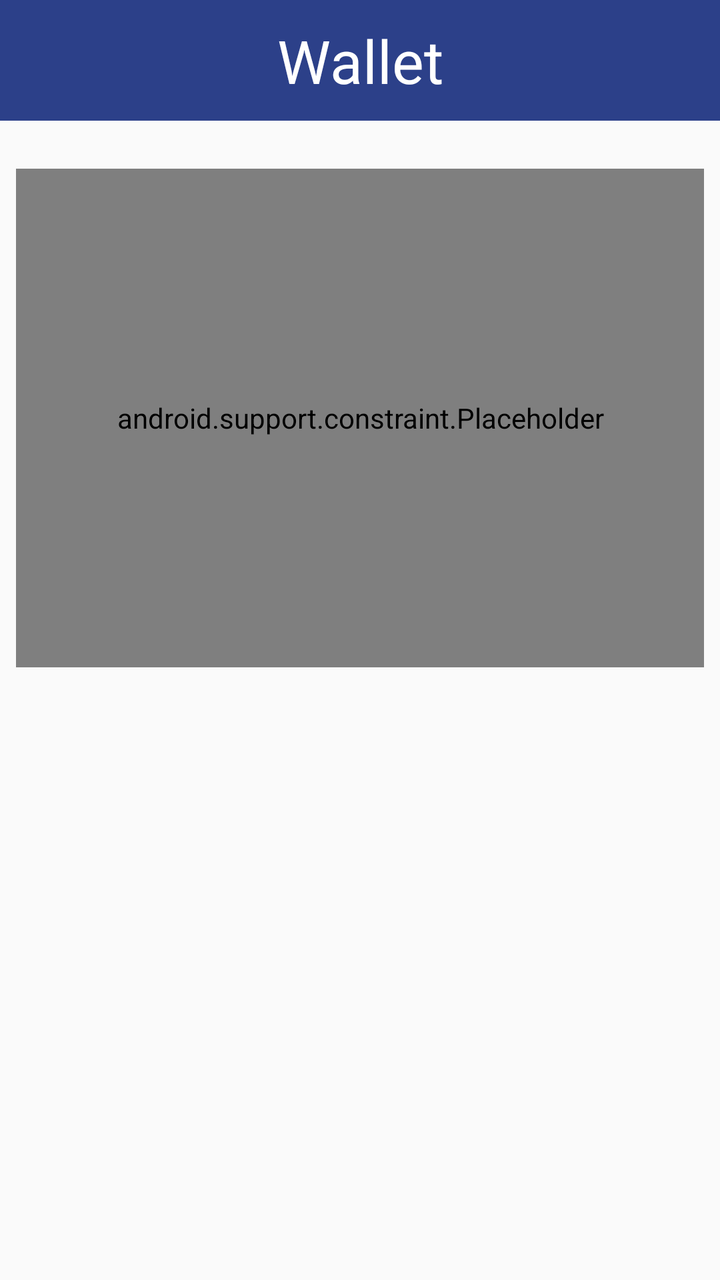
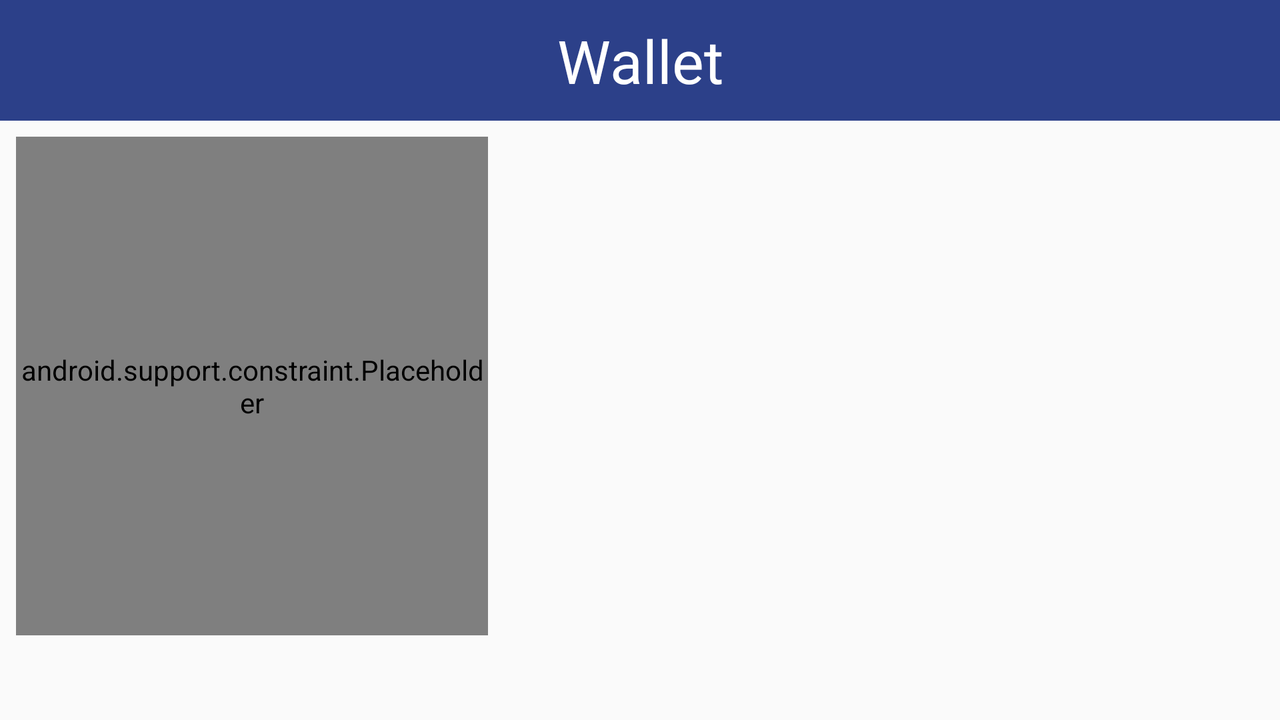

One screen, two layout resources from the same app: the default and the repository's alternative for another configuration. Each is rendered where Android would select it; the XML of both is given below.
<!-- AndroidManifest.xml: application theme AppTheme.NoActionBar -->
<!-- res/layout/fragment_wallet.xml -->
<?xml version="1.0" encoding="utf-8"?>
<android.support.constraint.ConstraintLayout xmlns:android="http://schemas.android.com/apk/res/android"
    xmlns:app="http://schemas.android.com/apk/res-auto"
    xmlns:tools="http://schemas.android.com/tools"
    android:id="@+id/constraint_layout_wallet"
    android:layout_width="match_parent"
    android:layout_height="match_parent"
    tools:layout_editor_absoluteY="25dp">


    <android.support.constraint.Barrier
        android:id="@+id/barrier"
        android:layout_width="wrap_content"
        android:layout_height="wrap_content"
        app:barrierDirection="bottom"
        app:constraint_referenced_ids="wallet_title"
        tools:layout_editor_absoluteY="567dp" />


    <TextView
        android:id="@+id/wallet_title"
        android:layout_width="0dp"
        android:layout_height="wrap_content"
        android:background="#2c4089"
        android:paddingBottom="10dp"
        android:paddingTop="10dp"
        android:text="@string/wallet"
        android:textAlignment="center"
        android:textColor="@android:color/white"
        android:textSize="30sp"
        app:layout_constraintBottom_toTopOf="@+id/barrier"
        app:layout_constraintEnd_toEndOf="parent"
        app:layout_constraintStart_toStartOf="parent"
        app:layout_constraintTop_toTopOf="parent" />

    <ImageView
        android:id="@+id/coin_dolr"
        android:layout_width="@dimen/coin_size"
        android:layout_height="@dimen/coin_size"
        android:layout_marginTop="16dp"
        android:src="@drawable/coin_dolr_large"
        app:layout_constraintEnd_toStartOf="@+id/coin_peny"
        app:layout_constraintHorizontal_bias="0.5"
        app:layout_constraintHorizontal_chainStyle="spread"
        app:layout_constraintStart_toStartOf="parent"
        app:layout_constraintTop_toTopOf="@+id/barrier" />

    <ImageView
        android:id="@+id/coin_peny"
        android:layout_width="@dimen/coin_size"
        android:layout_height="@dimen/coin_size"
        android:layout_marginTop="16dp"
        android:src="@drawable/coin_peny_large"
        app:layout_constraintEnd_toStartOf="@+id/coin_quid"
        app:layout_constraintHorizontal_bias="0.5"
        app:layout_constraintStart_toEndOf="@+id/coin_dolr"
        app:layout_constraintTop_toTopOf="@+id/barrier" />

    <ImageView
        android:id="@+id/coin_quid"
        android:layout_width="@dimen/coin_size"
        android:layout_height="@dimen/coin_size"
        android:layout_marginTop="16dp"
        android:src="@drawable/coin_quid_large"
        app:layout_constraintEnd_toStartOf="@+id/coin_shil"
        app:layout_constraintHorizontal_bias="0.5"
        app:layout_constraintStart_toEndOf="@+id/coin_peny"
        app:layout_constraintTop_toTopOf="@+id/barrier" />

    <ImageView
        android:id="@+id/coin_shil"
        android:layout_width="@dimen/coin_size"
        android:layout_height="@dimen/coin_size"
        android:layout_marginTop="16dp"
        android:src="@drawable/coin_shil_large"
        app:layout_constraintEnd_toEndOf="parent"
        app:layout_constraintHorizontal_bias="0.5"
        app:layout_constraintStart_toEndOf="@+id/coin_quid"
        app:layout_constraintTop_toTopOf="@+id/barrier" />

    <android.support.constraint.Placeholder
        android:id="@+id/palceholder_coin"
        android:layout_width="@dimen/coin_size"
        android:layout_height="@dimen/coin_size"
        android:layout_marginBottom="8dp"
        android:layout_marginEnd="8dp"
        android:layout_marginStart="8dp"
        android:layout_marginTop="8dp"
        app:barrierAllowsGoneWidgets="true"
        app:layout_constraintBottom_toBottomOf="parent"
        app:layout_constraintEnd_toEndOf="parent"
        app:layout_constraintStart_toStartOf="parent"
        app:layout_constraintTop_toTopOf="@+id/barrier2"
        app:layout_constraintVertical_bias="0.04000002" />

    <android.support.constraint.Barrier
        android:id="@+id/barrier2"
        android:layout_width="wrap_content"
        android:layout_height="wrap_content"
        app:barrierDirection="bottom"
        app:constraint_referenced_ids="coin_dolr,coin_shil,coin_quid,coin_peny"
        tools:layout_editor_absoluteY="567dp" />

    <TextView
        android:id="@+id/coin_currency_name"
        android:layout_width="wrap_content"
        android:layout_height="wrap_content"
        android:layout_marginEnd="8dp"
        android:layout_marginStart="8dp"
        android:layout_marginTop="8dp"
        android:minWidth="100dp"
        android:textAlignment="center"
        android:textColor="@android:color/black"
        android:textSize="18sp"
        app:layout_constraintEnd_toEndOf="parent"
        app:layout_constraintStart_toStartOf="parent"
        app:layout_constraintTop_toBottomOf="@+id/palceholder_coin" />

    <include
        android:id="@+id/include_coins"
        layout="@layout/coins_in_wallet_layout"
        android:layout_width="350dp"
        android:layout_height="250dp"
        android:layout_marginTop="24dp"
        app:layout_constraintBottom_toBottomOf="parent"
        app:layout_constraintEnd_toEndOf="parent"
        app:layout_constraintStart_toStartOf="parent"
        app:layout_constraintTop_toBottomOf="@+id/coin_currency_name" />

</android.support.constraint.ConstraintLayout>
<!-- res/layout/coins_in_wallet_layout.xml (included above) -->
<?xml version="1.0" encoding="utf-8"?>
<RelativeLayout xmlns:android="http://schemas.android.com/apk/res/android"
    android:layout_width="match_parent"
    android:layout_height="match_parent">

    <android.support.v7.widget.RecyclerView
        android:id="@+id/recycler_view_coins"
        android:elevation="12dp"
        android:translationZ="12dp"
        android:layout_width="match_parent"
        android:layout_height="match_parent"

        android:paddingHorizontal="10dp" />

</RelativeLayout>
<!-- resources referenced by this layout -->
<resources>
  <!-- drawable coin_dolr_large: png bitmap (drawable, 62059 bytes) -->
  <!-- drawable coin_peny_large: png bitmap (drawable, 41083 bytes) -->
  <!-- drawable coin_quid_large: png bitmap (drawable, 53888 bytes) -->
  <!-- drawable coin_shil_large: png bitmap (drawable, 48032 bytes) -->
  <string name="wallet">Wallet</string>
  <style name="AppTheme.NoActionBar">
          <item name="windowActionBar">false</item>
          <item name="windowNoTitle">true</item>
      </style>
</resources>
<!-- res/layout-land/fragment_wallet.xml (the repository's variant of the layout above) -->
<!-- drawn on the phone turned sideways -->
<?xml version="1.0" encoding="utf-8"?>
<android.support.constraint.ConstraintLayout xmlns:android="http://schemas.android.com/apk/res/android"
    xmlns:app="http://schemas.android.com/apk/res-auto"
    xmlns:tools="http://schemas.android.com/tools"
    android:id="@+id/constraint_layout_wallet"
    android:layout_width="match_parent"
    android:layout_height="match_parent"
    tools:layout_editor_absoluteY="25dp">


    <android.support.constraint.Barrier
        android:id="@+id/barrier"
        android:layout_width="wrap_content"
        android:layout_height="wrap_content"
        app:barrierDirection="bottom"
        app:constraint_referenced_ids="wallet_title"
        tools:layout_editor_absoluteY="567dp" />


    <TextView
        android:id="@+id/wallet_title"
        android:layout_width="0dp"
        android:layout_height="wrap_content"
        android:background="#2c4089"
        android:paddingBottom="10dp"
        android:paddingTop="10dp"
        android:text="@string/wallet"
        android:textAlignment="center"
        android:textColor="@android:color/white"
        android:textSize="30sp"
        app:layout_constraintBottom_toTopOf="@+id/barrier"
        app:layout_constraintEnd_toEndOf="parent"
        app:layout_constraintStart_toStartOf="parent"
        app:layout_constraintTop_toTopOf="parent" />

    <ImageView
        android:id="@+id/coin_dolr"
        android:layout_width="@dimen/coin_size"
        android:layout_height="@dimen/coin_size"
        android:layout_marginTop="8dp"
        android:src="@drawable/coin_dolr_large"
        app:layout_constraintBottom_toTopOf="@+id/coin_peny"
        app:layout_constraintTop_toTopOf="@+id/barrier"
        tools:layout_editor_absoluteX="16dp" />

    <ImageView
        android:id="@+id/coin_peny"
        android:layout_width="@dimen/coin_size"
        android:layout_height="@dimen/coin_size"
        android:src="@drawable/coin_peny_large"
        app:layout_constraintBottom_toTopOf="@+id/coin_quid"
        app:layout_constraintTop_toBottomOf="@+id/coin_dolr"
        tools:layout_editor_absoluteX="16dp" />

    <ImageView
        android:id="@+id/coin_quid"
        android:layout_width="@dimen/coin_size"
        android:layout_height="@dimen/coin_size"
        android:src="@drawable/coin_quid_large"
        app:layout_constraintBottom_toTopOf="@+id/coin_shil"
        app:layout_constraintTop_toBottomOf="@+id/coin_peny"
        tools:layout_editor_absoluteX="16dp" />

    <ImageView
        android:id="@+id/coin_shil"
        android:layout_width="@dimen/coin_size"
        android:layout_height="@dimen/coin_size"
        android:layout_marginBottom="8dp"
        android:src="@drawable/coin_shil_large"
        app:layout_constraintBottom_toBottomOf="parent"
        app:layout_constraintTop_toBottomOf="@+id/coin_quid"
        tools:layout_editor_absoluteX="16dp" />

    <android.support.constraint.Placeholder
        android:id="@+id/placeholder_coin"
        android:layout_width="@dimen/coin_size"
        android:layout_height="@dimen/coin_size"
        android:layout_marginBottom="8dp"
        android:layout_marginEnd="8dp"
        android:layout_marginStart="8dp"
        android:layout_marginTop="8dp"
        app:barrierAllowsGoneWidgets="true"
        app:layout_constraintBottom_toBottomOf="parent"
        app:layout_constraintEnd_toStartOf="@+id/include_coins"
        app:layout_constraintStart_toEndOf="@+id/barrier3"
        app:layout_constraintTop_toTopOf="@+id/barrier" />

    <TextView
        android:id="@+id/coin_currency_name"
        android:layout_width="wrap_content"
        android:layout_height="wrap_content"
        android:layout_marginBottom="8dp"
        android:layout_marginTop="10dp"
        android:minWidth="100dp"
        android:textAlignment="center"
        android:textColor="@android:color/black"
        android:textSize="18sp"
        app:layout_constraintBottom_toBottomOf="parent"
        app:layout_constraintEnd_toStartOf="@+id/include_coins"
        app:layout_constraintHorizontal_bias="0.5"
        app:layout_constraintStart_toEndOf="@+id/coin_quid"
        app:layout_constraintTop_toBottomOf="@+id/placeholder_coin"
        app:layout_constraintVertical_bias="0.0" />

    <include
        android:id="@+id/include_coins"
        layout="@layout/coins_in_wallet_layout"
        android:layout_width="350dp"
        android:layout_height="200dp"
        android:layout_marginEnd="8dp"
        android:layout_marginStart="8dp"
        android:layout_marginTop="8dp"
        app:layout_constraintBottom_toBottomOf="parent"
        app:layout_constraintEnd_toEndOf="parent"
        app:layout_constraintHorizontal_bias="0.89"
        app:layout_constraintStart_toEndOf="@+id/barrier3"
        app:layout_constraintTop_toTopOf="@+id/barrier" />

    <android.support.constraint.Barrier
        android:id="@+id/barrier3"
        android:layout_width="wrap_content"
        android:layout_height="wrap_content"
        app:barrierDirection="right"
        app:constraint_referenced_ids="coin_dolr,coin_shil,coin_quid,coin_peny"
        tools:layout_editor_absoluteX="592dp" />

</android.support.constraint.ConstraintLayout>
